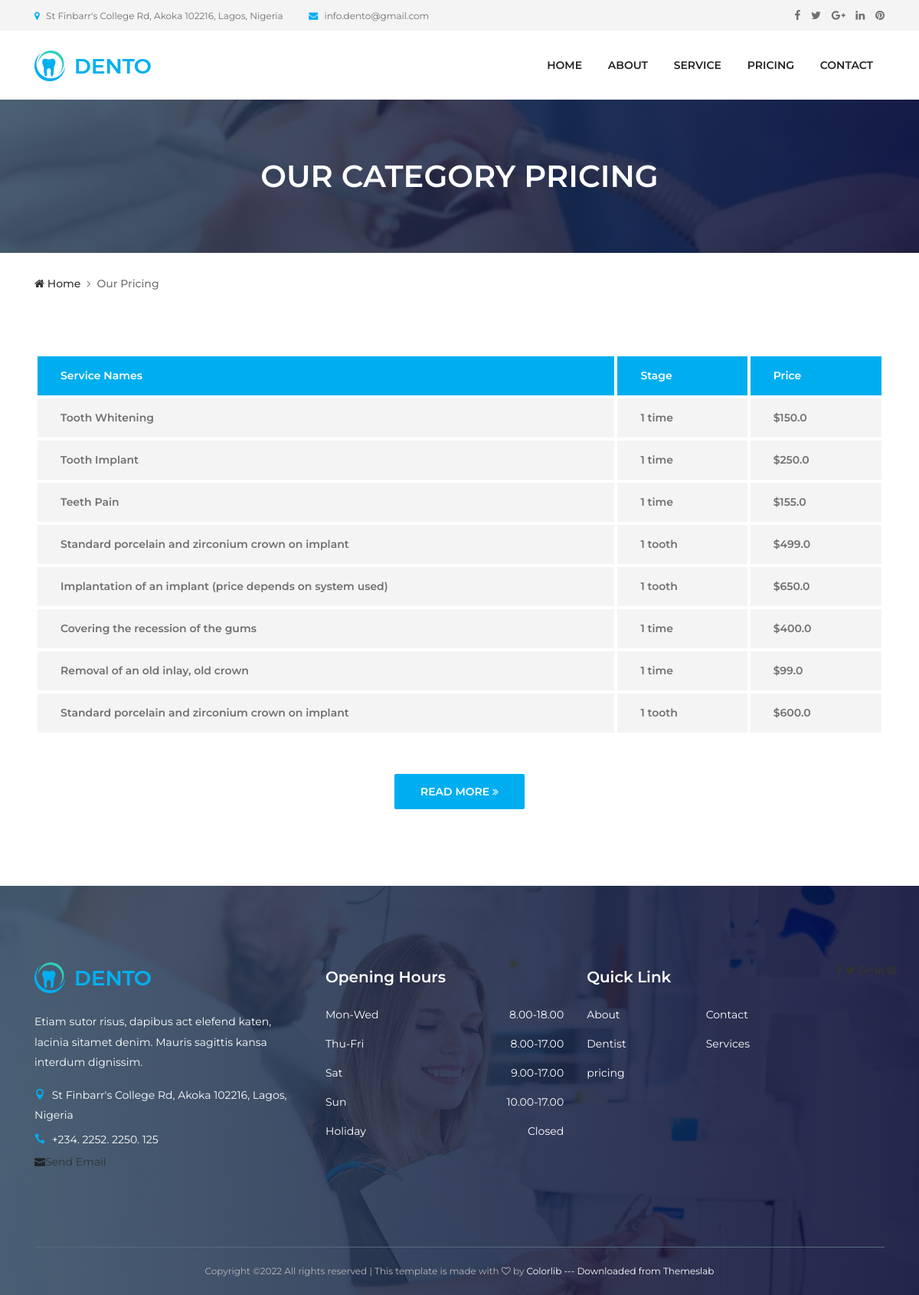
The page /pricing/ on the database its author committed.
### frontend/models.py (models this page shows, shortened)
class Category(models.Model):
    service_name= models.CharField(max_length=200)
    stage = models.CharField(max_length = 50)
    price = models.FloatField()

### frontend/views.py (the view)
# urls.py: path('pricing/', views.pricing, name="pricing"),
def pricing(request):
    category = Category.objects.all()
    context= {
        'category': category
    }
    return render(request, 'pricing.html',context)

### frontend/templates/pricing.html
{% extends 'base.html' %}
{% block content %}
{% load static %}
  <div class="breadcumb-area bg-img bg-gradient-overlay" style="background-image: url({% static 'img/bg-img/12.jpg' %});">
    <div class="container h-100">
      <div class="row h-100 align-items-center">
        <div class="col-12">
          <h2 class="title">Our Category Pricing</h2>
        </div>
      </div>
    </div>
  </div>
  <div class="breadcumb--con">
    <div class="container">
      <div class="row">
        <div class="col-12">
          <nav aria-label="breadcrumb">
            <ol class="breadcrumb">
              <li class="breadcrumb-item"><a href="#"><i class="fa fa-home"></i> Home</a></li>
              <li class="breadcrumb-item active" aria-current="page">Our Pricing</li>
            </ol>
          </nav>
        </div>
      </div>
    </div>
  </div>
  <section class="dento-pricing-table-area mt-50 section-padding-0-100">
    <div class="container">
      <div class="row">
        <div class="col-12">
          <div class="dento-price-table table-responsive">
            <table class="table table-borderless mb-0">
              <thead>
                <tr>
                  <th scope="col">Service Names</th>
                  <th scope="col">Stage</th>
                  <th scope="col">Price</th>
                </tr>
              </thead>
              <tbody>
              {% for rs in category %}
                <tr>
                  <th scope="row">{{rs.service_name}}</th>
                  <td>{{rs.stage}}</td>
                  <td>${{rs.price}}</td>
                </tr>
                {% endfor %}
              </tbody>
            </table>
          </div>
        </div>
        <div class="col-12">
          <div class="more-btn text-center mt-50">
            <a href="#" class="btn dento-btn">Read More <i class="fa fa-angle-double-right"></i></a>
          </div>
        </div>
      </div>
    </div>
  </section>
{% endblock %}

### dentist/static/css/style.css (style rules this page uses)
* { margin: 0; padding: 0; }
body { font-family: "Montserrat", sans-serif; font-weight: 400; font-size: 14px; }
h1, h2, h3, h4, h5, h6 { font-family: "Montserrat", sans-serif; color: #333333; line-height: 1.4; font-weight: 600; }
a, a:active, a:focus, a:hover { color: #333333; text-decoration: none; -webkit-transition-duration: 500ms; -o-transition-duration: 500ms; transition-duration: 500ms; outline: none; }
li { list-style: none; }
.bg-gradient-overlay { position: relative; z-index: 1; }
.bg-gradient-overlay::after { position: absolute; content: ""; height: 100%; width: 100%; top: 0; left: 0; z-index: -1; background: #2c455d; background: -webkit-linear-gradient(to right, #2c455d, #00012c); background: linear-gradient(to right, #2c455d, #00012c); opacity: 0.85; }
.bg-img { background-position: center center; background-size: cover; background-repeat: no-repeat; }
.mt-50 { margin-top: 50px; }
.section-padding-0-100 { padding-top: 0; padding-bottom: 100px; }
.dento-btn { position: relative; z-index: 1; min-width: 170px; height: 46px; line-height: 42px; font-size: 14px; font-weight: 600; display: inline-block; padding: 0 20px; text-align: center; text-transform: uppercase; color: #ffffff; border-radius: 2px; background-color: #00aeef; -webkit-transition: all 500ms; -o-transition: all 500ms; transition: all 500ms; border: 2px solid #00aeef; }
.dento-pricing-table-area { position: relative; z-index: 1; }
.dento-price-table { position: relative; z-index: 1; }
.dento-price-table table thead tr > td, .dento-price-table table thead tr > th { background-color: #00aeef; color: #ffffff; }
.dento-price-table table tr > td, .dento-price-table table tr > th { padding: 15px 30px; border-radius: 3px; border: 4px solid #ffffff; background-color: #f4f4f4; font-weight: 600; color: #707070; }
.breadcumb-area { position: relative; z-index: 1; height: 200px; }
.breadcumb-area .title { font-size: 40px; margin-bottom: 0; color: #ffffff; text-transform: uppercase; text-align: center; }
.breadcumb--con .breadcrumb { padding: 30px 0; margin-bottom: 0; list-style: none; background-color: transparent; border-radius: 0; }
.breadcumb--con .breadcrumb .breadcrumb-item, .breadcumb--con .breadcrumb .breadcrumb-item > a, .breadcumb--con .breadcrumb .breadcrumb-item.active { font-size: 14px; text-transform: capitalize; color: #333333; font-weight: 500; }
.breadcumb--con .breadcrumb .breadcrumb-item.active { color: #707070; }
.breadcumb--con .breadcrumb .breadcrumb-item + .breadcrumb-item::before { content: "\f105"; font-family: 'FontAwesome'; }

### dentist/static/css/default-assets/classy-nav.css (style rules this page uses)
body { font-family: "Roboto", sans-serif; }
.bg-img { background-position: center center; background-size: cover; background-repeat: no-repeat; }

### rows shown on the page
Category: service_name "Tooth Whitening", stage "1 time", price "150.0"
Category: service_name "Tooth Implant", stage "1 time", price "250.0"
Category: service_name "Teeth Pain", stage "1 time", price "155.0"
Category: service_name "Standard porcelain and zirconium crown on implant", stage "1 tooth", price "499.0"
Category: service_name "Implantation of an implant (price depends on system used)", stage "1 tooth", price "650.0"
Category: service_name "Covering the recession of the gums", stage "1 time", price "400.0"
Category: service_name "Removal of an old inlay, old crown", stage "1 time", price "99.0"
Category: service_name "Standard porcelain and zirconium crown on implant", stage "1 tooth", price "600.0"
